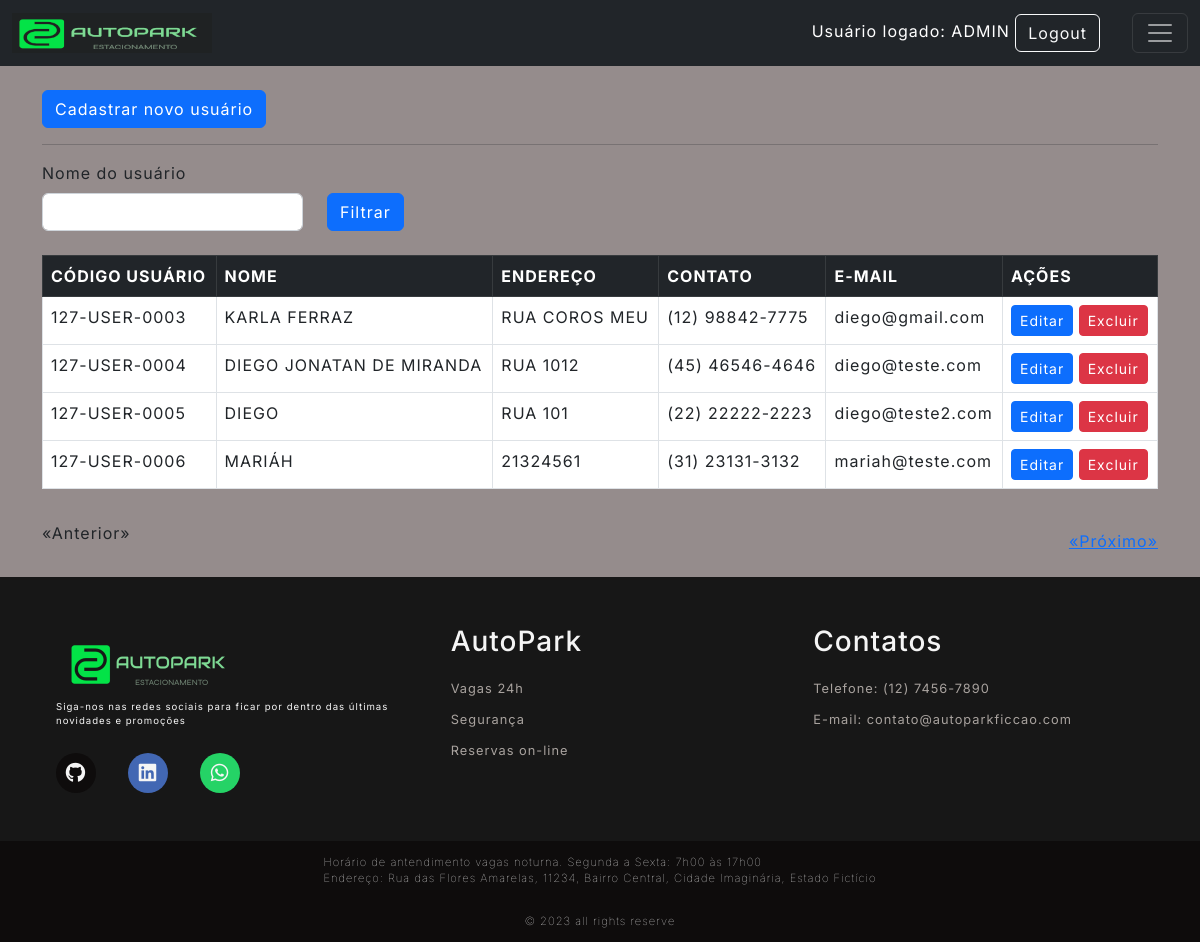
The app's page /user/list (signed in), older data.
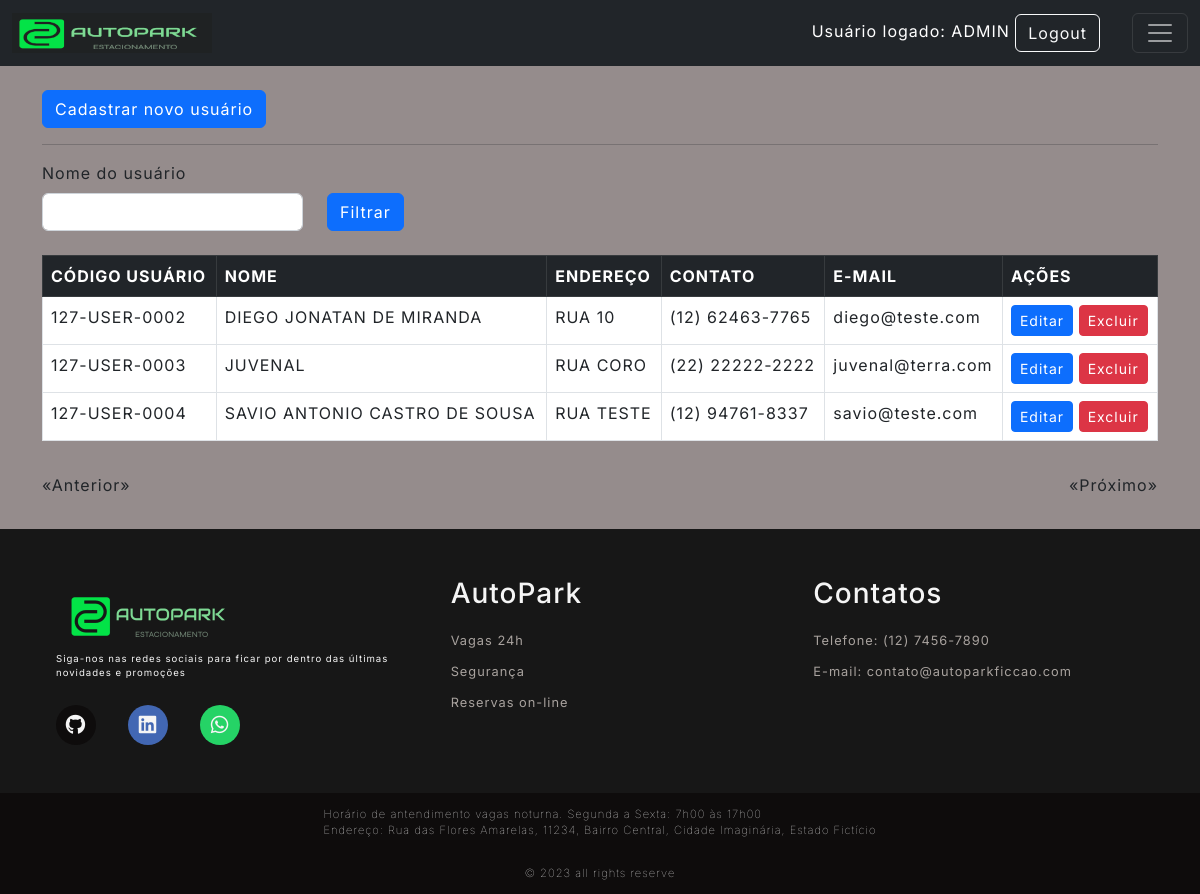
The same page, newer data.
### Src/Model/BancoDados.py (models this page shows, shortened)
class Usuarios(UserMixin,db.Model):
  __tablename__= "Usuarios"
  id = db.Column(db.Integer, primary_key=True, autoincrement=True)
  cpf = db.Column(db.Integer, unique=True)
  codUser = db.Column(db.Integer, unique=True)
  nome = db.Column(db.String(150))
  endereco = db.Column(db.String(150))
  contato = db.Column(db.String(150))
  email = db.Column(db.String(150))
  senha = db.Column(db.String(150))
  status = db.Column(db.String(3))

### Src/View/User.py (the view)
@User.route('/list', defaults={'page': 1}, methods=['GET'])
@User.route('/list/<int:page>', methods=['GET'])
@login_required
def listUser(page):
    _userFilter = request.values.get('nomeUsuario')
    if _userFilter == 'None' or _userFilter is None:
        _userFilter = ""
    return render_template('listaUsuarios.html', listData=UserController.List(page, _userFilter), _nomeUser=_userFilter)

### Src/Controller/Users.py (called while the page is built)
  def List(page, _userFilter, per_page=5):
    if len(_userFilter) < 1:
      query = Usuarios.query.paginate(page=page, per_page=per_page)
    else:
      query = Usuarios.query.filter(Usuarios.nome.like('%'+_userFilter+'%')).paginate(page=page, per_page=per_page)
    queryCount = Usuarios.query.count()
    return {
        "regUser": query,
        "count": queryCount,
        "page": page,
        "per_page": per_page
    }

### Src/View/Login.py (called while the page is built)
@login_manager.user_loader
def load_user(employee_id):
  usuario = Usuarios.query.filter_by(id=employee_id).first()
  return usuario

### Templates/listaUsuarios.html
{% extends 'base.html' %}
{% block conteudo %}
<br>
{% if current_user.status == "ADMIN" %}
<a href="{{url_for('router.user.listCodUser', id=current_user.nome)}}" class="btn btn-primary btn-xs">Cadastrar novo usuário</a>
<hr>
{% endif%}
<div class="row">
  <label class="form-label" for="form3Example4">Nome do usuário</label>
  <form action="{{url_for('router.user.listUser')}}" method="GET">
    <div class="form-group row">
      <div class="form-group col-md-3">
        <input type="text" class="form-control" name="nomeUsuario" value="{{_nomeUser}}">
      </div>
      <div class="col-auto">
        <button type="submit" class="btn btn-primary">Filtrar</button>
      </div>
    </div>
  </form>
</div>
<br>
<div class="bg-white ">
  <table class="table table-bordered table-hover">
    <thead class="table-dark">
      <tr>
        <th scope="col">CÓDIGO USUÁRIO</th>
        <th scope="col">NOME</th>
        <th scope="col">ENDEREÇO</th>
        <th scope="col">CONTATO</th>
        <th scope="col">E-MAIL</th>
        {% if current_user.status == "ADMIN" %}
        <th scope="col">AÇÕES</th>
        {% endif %}
      </tr>
    </thead>
    <tbody>
      {% for registro in listData['regUser'].items %}
      {% if not registro.nome == "ADMIN" %}
      <tr>
        <td>{{registro.codUser}}</td>
        <td>{{registro.nome}}</td>
        <td>{{registro.endereco}}</td>
        <td>{{registro.contato}}</td>
        <td>{{registro.email}}</td>
        {% if current_user.status == "ADMIN" %}
        <td>
          <a href="{{registro.id}}/updateUser" class="btn btn-primary btn-sm" aria-label="Editar usuário {{registro.nome}}">Editar</a>
          <a href="{{registro.id}}/removeUser" onclick="return confirm('Deseja realmente excluir esse registro ?')" class="btn btn-danger btn-sm" aria-label="Excluir usuário {{registro.nome}}">Excluir</a>
        </td>
        {% endif %}
      </tr>
      {% endif %}
      {% endfor %}
    </tbody>
  </table>
</div>
<div class="pagination">
  {% if listData['regUser'].has_prev %}
  <a href="{{listData['regUser'].prev_num}}?nomeUsuario={{_nomeUser}}" aria-label="Página anterior">«Anterior»</a>
  {% else %}
  <p>«Anterior»</p>
  {% endif %}
  {% if listData['regUser'].has_next %}
  <a href="{{listData['regUser'].next_num}}?nomeUsuario={{_nomeUser}}" aria-label="Próxima página">«Próximo»</a>
  {% else %}
  <p>«Próximo»</p>
  {% endif %}
</div>
{% endblock conteudo %}

### Templates/base.html (shortened to what this page needs)
<!DOCTYPE html>
<html lang="pt-br">
    <head>
        <link rel="stylesheet"
            href="https://cdn.jsdelivr.net/npm/bootstrap@5.2.3/dist/css/bootstrap.min.css"
>
        <link rel="stylesheet"
            href="https://cdnjs.cloudflare.com/ajax/libs/font-awesome/6.4.2/css/all.min.css"
 />
        <link rel="stylesheet"
            href="{{url_for('static', filename='style.css')}}">
    </head>
    <body>
        <header>
            {% include 'top.html' %}
        </header>
        <main class="main-auto">
            <div class="container">
                {% block conteudo %}
                {% endblock conteudo %}
            </div>
        </main>
        <footer>
            {% include 'footer.html' %}
        </footer>
    </body>
</html>

### Templates/top.html (shortened to what this page needs)
<div id="containers">
    <nav class="navbar navbar-dark bg-dark">
        <div class="container-fluid">
            <a class="navbar-brand" href="{{url_for('router.home.index')}}">
                <img src="{{url_for('static', filename='Images/LogoNavi.png')}}" alt="Logo" class="logo">
            </a>
            <div class="ms-auto">
                {% if not current_user.nome %}
                <div class="text-end login-button">
                    <a type="button" class="btn btn-outline-light me-2"
                        href="{{url_for('router.login.login')}}">Login</a>
                </div>
                {% else %}
                <div class="text-end me-4 user-info">
                    Usuário logado: {{current_user.nome}}
                    <a type="button" class="btn btn-outline-light me-2"
                        href="{{url_for('router.login.logout')}}">Logout</a>
                </div>
                {% endif %}
            </div>
            <button class="navbar-toggler" type="button" data-bs-toggle="collapse" data-bs-target="#navbarNav" aria-controls="navbarNav" aria-expanded="false" aria-label="Toggle navigation">
                <span class="navbar-toggler-icon"></span>
            </button>
        </div>
    </nav>
</div>

### Templates/footer.html (shortened to what this page needs)
  <div id="footer_content">
      <div id="footer_contacts">
          <img src="{{url_for('static', filename='Images/LogoFooter.png')}}">
          <p>Siga-nos nas redes sociais para ficar por dentro das últimas novidades e promoções</p>
          <div id="footer_social_media">
              <a href="#" class="footer-link" id="github">
                <i class="fa-brands fa-github"></i>
              </a>
              <a href="#" class="footer-link" id="linkedin">
                <i class="fa-brands fa-linkedin"></i>
              </a>
              <a href="#" class="footer-link" id="whatsapp">
                <i class="fa-brands fa-whatsapp"></i>
              </a>
          </div>
      </div>
          <ul class="footer-list">
            <li>              <h3>AutoPark</h3>            </li>
            <li> <a href="#" class="footer-link">Vagas 24h</a>      </li>
            <li>
              <a href="#" class="footer-link">Segurança</a>
            </li>
            <li>
              <a href="#" class="footer-link">Reservas on-line</a>
            </li>
          </ul>
          <ul class="footer-list">
            <li>
              <h3>Contatos</h3>
            </li>
            <li>
              <a class="footer-link">Telefone: (12) 7456-7890</a>
            </li>
            <li>
              <a href="#" class="footer-link">E-mail: contato@autoparkficcao.com</a>
            </li>
          </ul>
  </div>
  <div id="footer_endereco">
    Horário de antendimento vagas noturna. Segunda a Sexta: 7h00 às 17h00
    <br>
    Endereço: Rua das Flores Amarelas, 11234, Bairro Central, Cidade Imaginária, Estado Fictício
  </div>
  <div id="footer_copyright">
      &#169
      2023 all rights reserve
  </div>

### Public/style.css (style rules this page uses)
:root { --color-neutral-0: #0e0c0c; --color-neutral-10: #171717; --color-neutral-30: #a8a29e; --color-neutral-40: #f5f5f5; --color-neutral-50: #958c8c; }
* { font-family: 'Inter', sans-serif; margin: 0; padding: 0; box-sizing: border-box; letter-spacing: 1px; }
body { background: var(--color-neutral-50); display: flex; flex-direction: column; min-height: 100vh; }
main { flex: 1 0 auto; }
footer { bottom: 0; width: 100%; color: var(--color-neutral-40); flex-shrink: 0; }
.footer-link { text-decoration: none; }
#footer_content { background-color: var(--color-neutral-10); display: grid; grid-template-columns: repeat(3, 1fr); padding: 3rem 3.5rem; }
#footer_contacts p { font-size: 0.6rem; }
#footer_social_media { display: flex; gap: 2rem; margin-top: 1.5rem; }
#footer_social_media .footer-link { display: flex; align-items: center; justify-content: center; height: 2.5rem; width: 2.5rem; color: var(--color-neutral-40); border-radius: 50%; transition: all 0.4s; }
#footer_social_media .footer-link i { font-size: 1.25rem; }
#github { background-color: #0e0c0c; }
#linkedin { background-color: #4267b3; }
#whatsapp { background-color: #25d366; }
.footer-list { display: flex; flex-direction: column; gap: 0.75rem; list-style: none; font-size: 0.8rem; }
.footer-list .footer-link { color: var(--color-neutral-30); transition: all 0.4s; }
#footer_copyright { display: flex; justify-content: center; background-color: var(--color-neutral-0); font-size: 0.7rem; padding: 0.8rem; font-weight: 50; }
#footer_endereco { display: flex; justify-content: center; background-color: var(--color-neutral-0); font-size: 0.7rem; padding: 0.8rem; font-weight: 10; }
.logo { width: 200px; height: 40px; }
.user-info { text-align:right; color:white; width:300px; }
.pagination { display: flex; justify-content: space-between; align-items: center; padding: 1em 0; }
.user-info { text-align: right; color: white; width: 600px; white-space: nowrap; overflow: hidden; text-overflow: ellipsis; }

Row changes from the older to the newer data that the page shows:
removed Usuarios: codUser "127-USER-0005", nome "DIEGO", endereco "RUA 101", contato "(22) 22222-2223", email "diego@teste2.com"
removed Usuarios: codUser "127-USER-0006", nome "MARIÁH", endereco "21324561", contato "(31) 23131-3132", email "mariah@teste.com"
added Usuarios: codUser "127-USER-0002", nome "DIEGO JONATAN DE MIRANDA", endereco "RUA 10", contato "(12) 62463-7765", email "diego@teste.com"
changed Usuarios "127-USER-0003": nome "KARLA FERRAZ" → "JUVENAL"; endereco "RUA COROS MEU" → "RUA CORO"; contato "(12) 98842-7775" → "(22) 22222-2222"; email "diego@gmail.com" → "juvenal@terra.com"
changed Usuarios "127-USER-0004": nome "DIEGO JONATAN DE MIRANDA" → "SAVIO ANTONIO CASTRO DE SOUSA"; endereco "RUA 1012" → "RUA TESTE"; contato "(45) 46546-4646" → "(12) 94761-8337"; email "diego@teste.com" → "savio@teste.com"
